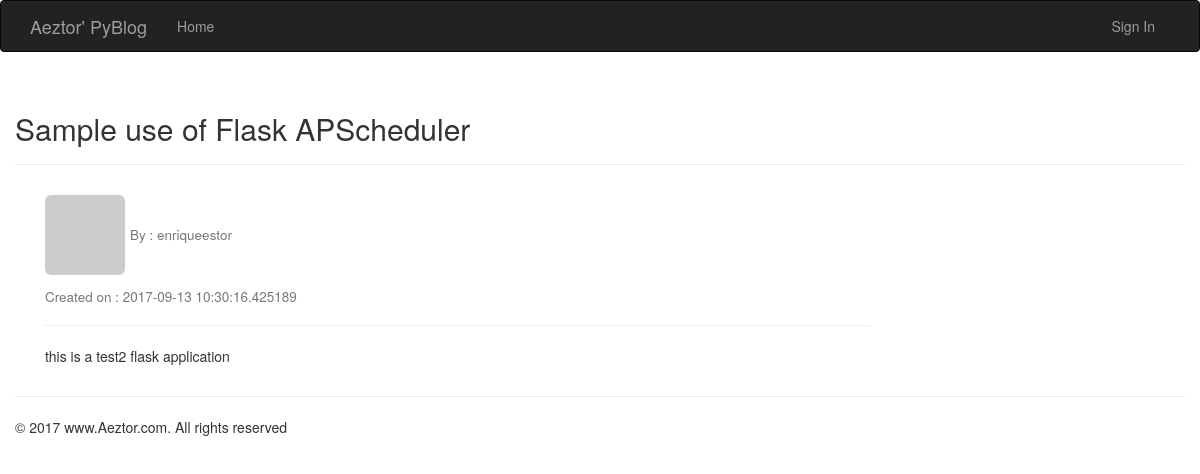
The page /posts/2 on the database its author committed.
### main/models/post.py (models this page shows)
class Post(db.Model):
    __tablename__ = 'posts'
    id = db.Column(db.Integer, primary_key=True)
    title = db.Column(db.String(100))
    body = db.Column(db.Text)
    timestamp = db.Column(db.DateTime, index=True, default=datetime.utcnow())
    author_id = db.Column(db.Integer, db.ForeignKey('users.id'))

### main/models/user.py (models this page shows, shortened)
class User(UserMixin, db.Model):
    __tablename__ = 'users'
    id = db.Column(db.Integer, primary_key=True)
    email = db.Column(db.String(64), unique=True, index=True)
    username = db.Column(db.String(64), unique=True, index=True)
    password_hash = db.Column(db.String(128))
    role_id = db.Column(db.Integer, db.ForeignKey('roles.id'))
    posts = db.relationship('Post', backref='author', lazy='dynamic')
    @property
    def password(self):
        raise AttributeError('password is not a readable attribute')
    def gravatar(self, size=100, default='identicon', rating='g'):
        if request.is_secure:
            url = 'https://secure.gravatar.com/avatar'
        else:
            url = 'http://www.gravatar.com/avatar'
            hash = hashlib.md5(self.email.encode('utf-8')).hexdigest()
        return '{url}/{hash}?s={size}&d={default}&r={rating}'.format(url=url, hash=hash, size=size, default=default,
                                                                     rating=rating)

### main/controllers/posts.py (the view)
@posts.route('/posts/<id>')
def post(id):
    data = {}
    post = Post.query.get_or_404(id)
    if not post:
        abort(404)
    '''
    data = {'id': post.id,
            'body': post.body,
            'timestamp': post.timestamp,
            'username': post.users.username,
            'title': post.title
            }
    '''
    return render_template('post.html', post=post)

### main/templates/post.html
{% extends 'base.html' %}
{% block content_title %}
<h2> {{ post['title'] }} </h2>
{% endblock %}
{% block page_content %}
<div class="top-pad">
    <div class="profile-thumbnail">
        <h4>
            <a href="{{ url_for('posts.post', id=post.id) }}">
                <img class="img-rounded profile-thumbnal" src={{ post.author.gravatar(size=40) }}>
            </a>
            <small> By : {{ post.author.username }}</small>
        </h4>
        <h4>
            <small> Created on : {{ post.timestamp }}</small>
        </h4>
        <hr>
        <p> {{ post.body }}</p>
    </div>
</div>
{% endblock %}

### rows shown on the page
Post: title "Sample use of Flask APScheduler", timestamp "2017-09-13 10:30:16.425189", body "this is a test2 flask application"
User: author.username "enriqueestor"
